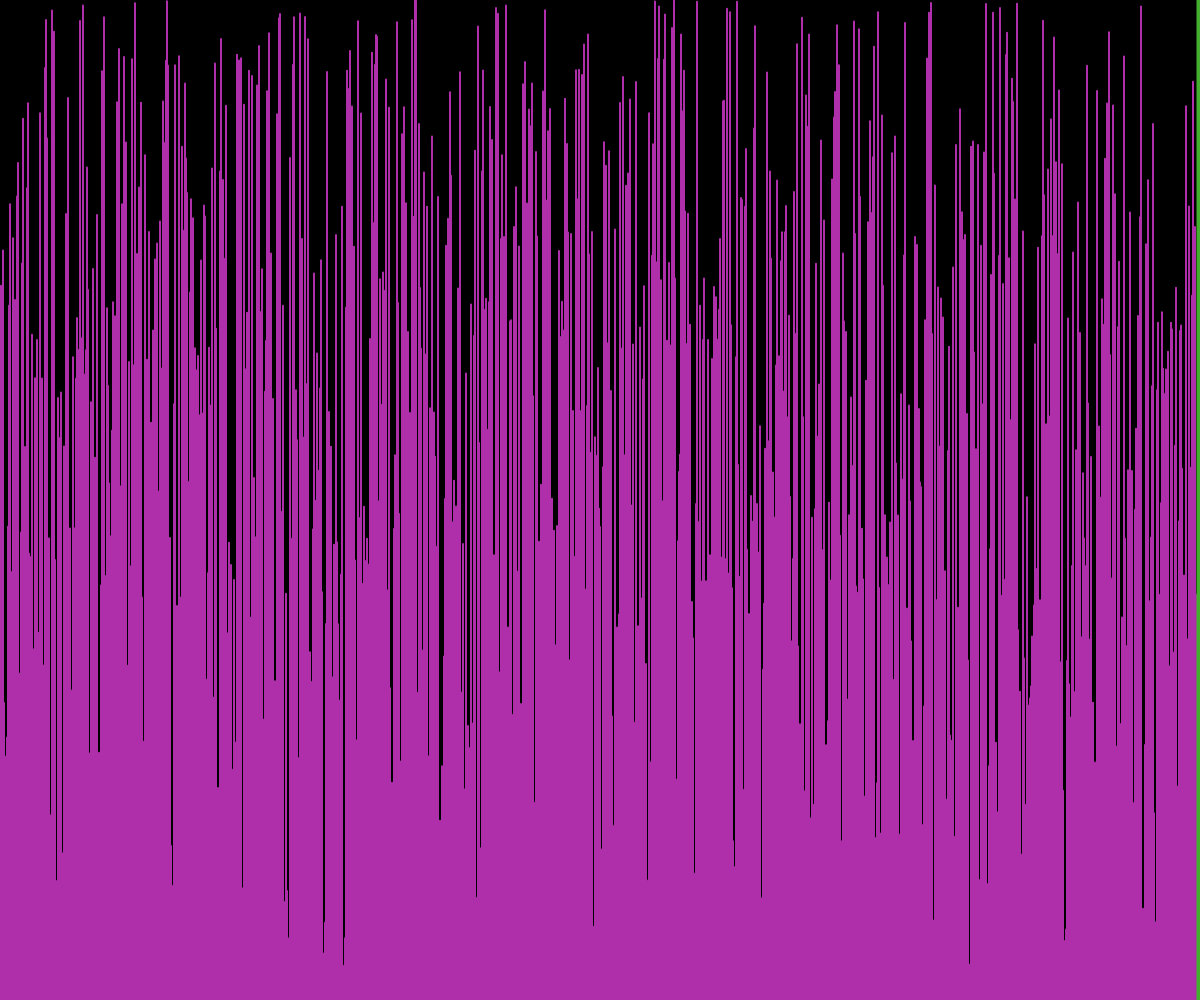
Frame 1 (no input)
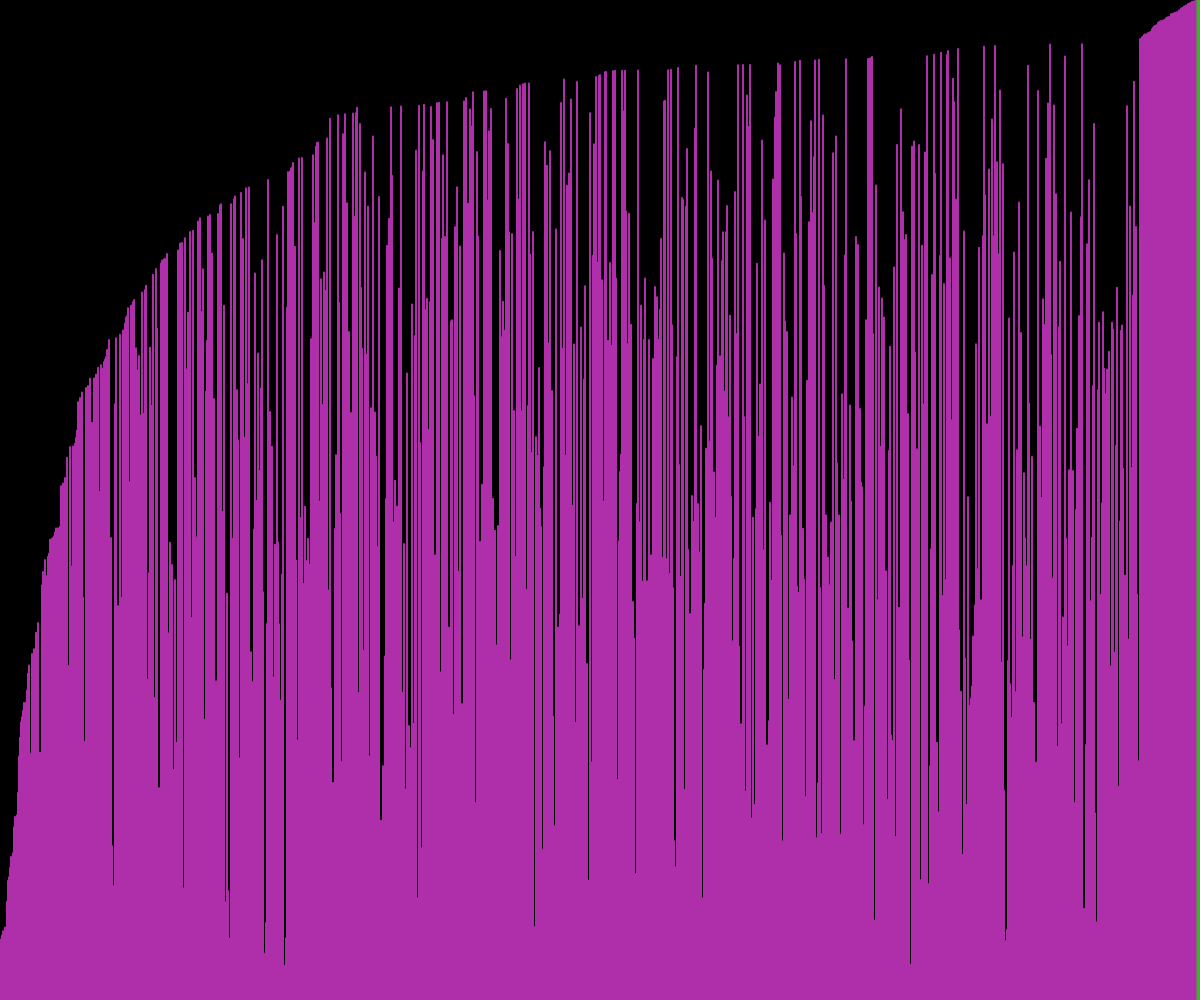
Frame 60 (no input)
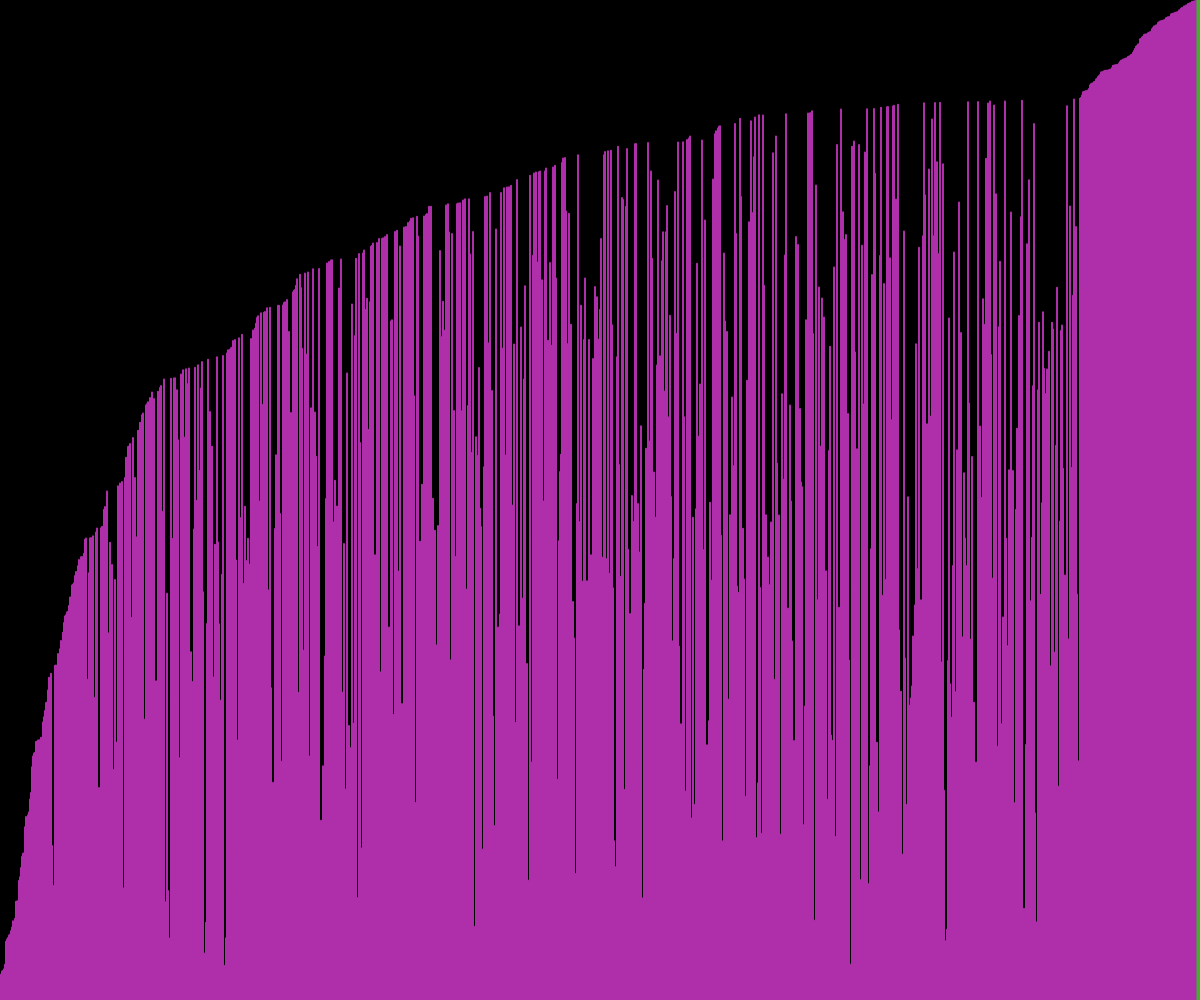
Frame 120 (the mouse pressed at the canvas centre since frame 60)

The p5.js sketch that drew these frames (run headless with seeded random() and noise() and a simulated clock; from frame 60 on, the mouse is pressed at the canvas centre):

// p5.js sketch
// ── sketch.js
var values;

var i = 0;
var j = 0;

function setup() {
  createCanvas(windowWidth, windowHeight);
  values = new Array(width);
  for (let i = 0; i < values.length; i++) {
    values[i] = random(height);
  }
}

function draw() {
  background(0);

  if (i < values.length) {
    for (let j = 0; j < values.length-i-1; j++) {
      let a = values[j];
      let b = values[j+1];
      if (a > b) {
        swap(values, j, j+1);
      }
    }
  } else {
    noLoop();
  }
  i++;

  for (let i = 0; i < values.length; i++) {
    if (i == values.length - 1){
    strokeWeight(5);
    stroke(68,175,47);
    line(i, height, i, height - values[i]);
    } else {
         strokeWeight(2);
    stroke(175,47,171);
    line(i, height, i, height - values[i]);
    }
  }
}

function swap( arr,  a, b) {
  let temp = arr[a];
  arr[a] = arr[b];
  arr[b] = temp;
}
